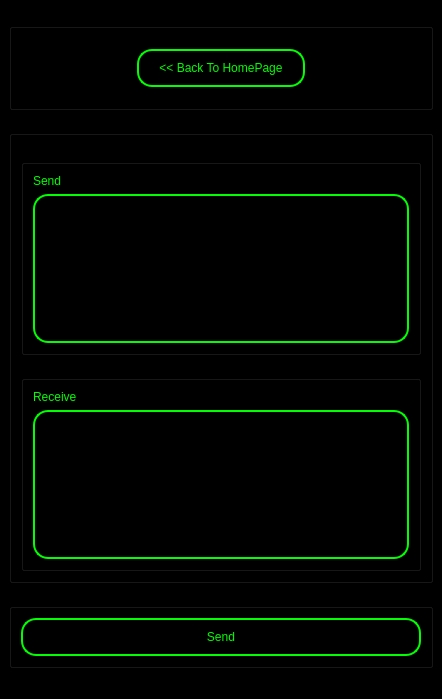
<?xml version="1.0" encoding="UTF-8"?>
<ui version="4.0">
 <class>MainWindow</class>
 <widget class="QMainWindow" name="MainWindow">
  <property name="geometry">
   <rect>
    <x>0</x>
    <y>0</y>
    <width>442</width>
    <height>699</height>
   </rect>
  </property>
  <property name="windowTitle">
   <string>MainWindow</string>
  </property>
  <property name="styleSheet">
   <string notr="true">background-color:black;
</string>
  </property>
  <widget class="QWidget" name="centralwidget">
   <layout class="QVBoxLayout" name="verticalLayout_2">
    <item>
     <widget class="QGroupBox" name="GroupBackButton">
      <property name="sizePolicy">
       <sizepolicy hsizetype="Minimum" vsizetype="Maximum">
        <horstretch>0</horstretch>
        <verstretch>0</verstretch>
       </sizepolicy>
      </property>
      <property name="styleSheet">
       <string notr="true">background-color:black;
</string>
      </property>
      <property name="title">
       <string>BackButton</string>
      </property>
      <property name="flat">
       <bool>true</bool>
      </property>
      <layout class="QHBoxLayout" name="horizontalLayout_2">
       <property name="spacing">
        <number>50</number>
       </property>
       <property name="leftMargin">
        <number>20</number>
       </property>
       <property name="topMargin">
        <number>20</number>
       </property>
       <property name="rightMargin">
        <number>20</number>
       </property>
       <property name="bottomMargin">
        <number>20</number>
       </property>
       <item>
        <widget class="QPushButton" name="ButtonBack">
         <property name="sizePolicy">
          <sizepolicy hsizetype="Fixed" vsizetype="Minimum">
           <horstretch>0</horstretch>
           <verstretch>0</verstretch>
          </sizepolicy>
         </property>
         <property name="styleSheet">
          <string notr="true">font: 14pt &quot;Arial&quot;;
border-radius: 15px;
border: 2px solid #00ff00;
color: #00ff00;
padding-top: 10px;
padding-bottom: 10px;
padding-left: 20px;
padding-right: 20px; </string>
         </property>
         <property name="text">
          <string>&lt;&lt; Back To HomePage</string>
         </property>
        </widget>
       </item>
      </layout>
     </widget>
    </item>
    <item>
     <widget class="QGroupBox" name="GroupEntries">
      <property name="sizePolicy">
       <sizepolicy hsizetype="Minimum" vsizetype="Minimum">
        <horstretch>0</horstretch>
        <verstretch>0</verstretch>
       </sizepolicy>
      </property>
      <property name="styleSheet">
       <string notr="true">background-color:black;
</string>
      </property>
      <property name="title">
       <string>GroupBox</string>
      </property>
      <property name="flat">
       <bool>true</bool>
      </property>
      <layout class="QVBoxLayout" name="verticalLayout_3">
       <item>
        <widget class="QGroupBox" name="GroupEntryLogin">
         <property name="sizePolicy">
          <sizepolicy hsizetype="Expanding" vsizetype="Expanding">
           <horstretch>0</horstretch>
           <verstretch>0</verstretch>
          </sizepolicy>
         </property>
         <property name="styleSheet">
          <string notr="true">background-color:black;
</string>
         </property>
         <property name="title">
          <string>GroupBox</string>
         </property>
         <property name="flat">
          <bool>true</bool>
         </property>
         <layout class="QGridLayout" name="gridLayout">
          <item row="0" column="0">
           <widget class="QLabel" name="LabelSend">
            <property name="sizePolicy">
             <sizepolicy hsizetype="Preferred" vsizetype="Maximum">
              <horstretch>0</horstretch>
              <verstretch>0</verstretch>
             </sizepolicy>
            </property>
            <property name="styleSheet">
             <string notr="true">font: 14pt &quot;Arial&quot;;
border-radius: 15px;
color: #00ff00;</string>
            </property>
            <property name="text">
             <string>Send</string>
            </property>
           </widget>
          </item>
          <item row="1" column="0">
           <widget class="QLineEdit" name="LineEditSend">
            <property name="sizePolicy">
             <sizepolicy hsizetype="Expanding" vsizetype="Expanding">
              <horstretch>0</horstretch>
              <verstretch>0</verstretch>
             </sizepolicy>
            </property>
            <property name="styleSheet">
             <string notr="true">font: 14pt &quot;Arial&quot;;
border-radius: 15px;
border: 2px solid #00ff00;
color: #00ff00;</string>
            </property>
           </widget>
          </item>
         </layout>
        </widget>
       </item>
       <item>
        <widget class="QGroupBox" name="GroupEntryPassword">
         <property name="sizePolicy">
          <sizepolicy hsizetype="Expanding" vsizetype="Expanding">
           <horstretch>0</horstretch>
           <verstretch>0</verstretch>
          </sizepolicy>
         </property>
         <property name="styleSheet">
          <string notr="true">background-color:black;
</string>
         </property>
         <property name="title">
          <string>GroupBox</string>
         </property>
         <property name="flat">
          <bool>true</bool>
         </property>
         <layout class="QGridLayout" name="gridLayout_2">
          <item row="0" column="0">
           <widget class="QLabel" name="LabelReceive">
            <property name="sizePolicy">
             <sizepolicy hsizetype="Preferred" vsizetype="Maximum">
              <horstretch>0</horstretch>
              <verstretch>0</verstretch>
             </sizepolicy>
            </property>
            <property name="styleSheet">
             <string notr="true">font: 14pt &quot;Arial&quot;;
border-radius: 15px;
color: #00ff00;</string>
            </property>
            <property name="text">
             <string>Receive</string>
            </property>
           </widget>
          </item>
          <item row="1" column="0">
           <widget class="QLineEdit" name="LineEditReceive">
            <property name="sizePolicy">
             <sizepolicy hsizetype="Expanding" vsizetype="Expanding">
              <horstretch>0</horstretch>
              <verstretch>0</verstretch>
             </sizepolicy>
            </property>
            <property name="styleSheet">
             <string notr="true">font: 14pt &quot;Arial&quot;;
border-radius: 15px;
border: 2px solid #00ff00;
color: #00ff00;</string>
            </property>
           </widget>
          </item>
         </layout>
        </widget>
       </item>
      </layout>
     </widget>
    </item>
    <item>
     <widget class="QGroupBox" name="GroupButtons">
      <property name="sizePolicy">
       <sizepolicy hsizetype="Minimum" vsizetype="Maximum">
        <horstretch>0</horstretch>
        <verstretch>0</verstretch>
       </sizepolicy>
      </property>
      <property name="styleSheet">
       <string notr="true">background-color:black;
</string>
      </property>
      <property name="title">
       <string>GroupBox</string>
      </property>
      <property name="flat">
       <bool>true</bool>
      </property>
      <layout class="QVBoxLayout" name="verticalLayout">
       <item>
        <widget class="QPushButton" name="ButtonSend">
         <property name="sizePolicy">
          <sizepolicy hsizetype="Minimum" vsizetype="Minimum">
           <horstretch>0</horstretch>
           <verstretch>0</verstretch>
          </sizepolicy>
         </property>
         <property name="styleSheet">
          <string notr="true">font: 14pt &quot;Arial&quot;;
border-radius: 15px;
border: 2px solid #00ff00;
color: #00ff00;
padding-top: 10px;
padding-bottom: 10px;
padding-left: 20px;
padding-right: 20px; </string>
         </property>
         <property name="text">
          <string>Send</string>
         </property>
        </widget>
       </item>
      </layout>
     </widget>
    </item>
   </layout>
  </widget>
  <widget class="QMenuBar" name="menubar">
   <property name="geometry">
    <rect>
     <x>0</x>
     <y>0</y>
     <width>442</width>
     <height>26</height>
    </rect>
   </property>
  </widget>
  <widget class="QStatusBar" name="statusbar"/>
 </widget>
 <resources/>
 <connections/>
</ui>
